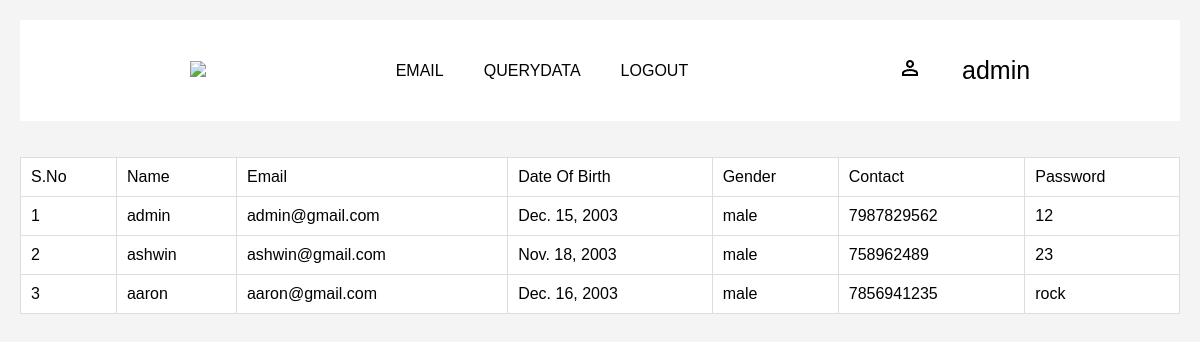
The page /admin_email/ on the database its author committed.
### app/models.py (models this page shows)
class Consumer(models.Model):
    name = models.CharField(max_length=50)
    email = models.CharField(max_length=50)
    contact = models.IntegerField()
    dob = models.DateField()
    gender = models.CharField( max_length=50)
    password = models.CharField( max_length=50)

### app/views.py (the view)
# urls.py: path('admin_email/',views.admin_email,name='admin_email'),
def admin_email(request):
    data=Consumer.objects.get(email='admin@gmail.com')
    name=data.name
    email=data.email
    id=data.id
    dob=data.dob
    contact=data.contact
    gender=data.gender
    password=data.password
    admindata={'name':name,"email":email,"contact":contact,"gender":gender,"password":password,"dob":dob}
    data=Consumer.objects.values()
    return render(request,'email.html',{'admindata':admindata,'alldata':data})

### app/templates/email.html (shortened to what this page needs)
{% extends 'base.html' %}
{% load static %}
{% block content %}
<!DOCTYPE html>
<html lang="en">
<head>
    <link rel="stylesheet" href="{% static 'css/style.css' %}">
</head>
<body>
    <br><br>
    <table border="1">
        <tr>
            <td>S.No</td>
            <td>Name</td>
            <td>Email</td>
            <td>Date Of Birth</td>
            <td>Gender</td>
            <td>Contact</td>
            <td>Password</td>
        </tr>
    {% for i in alldata %}
            <tr>
                <td align='center'>{{forloop.counter}}</td>
                <td>{{i.name}}</td>
                <td>{{i.email}}</td>
                <td>{{i.dob}}</td>
                <td>{{i.gender}}</td>
                <td>{{i.contact}}</td>
                <td>{{i.password}}</td>
            </tr>
        {% endfor %}
</body>
</html>
{% endblock content%}

### app/templates/base.html (shortened to what this page needs)
{% load static %}
<!DOCTYPE html>
<html lang="en">
<head>
    <link rel="stylesheet" href="{% static 'css/nav.css' %}">
</head>
<body>
    <header>
    {% if admindata %}
        <section class="page">
            <div class="nav">
            <ul class="nav1">
                <li><img src="https://skins.minimog.co/cdn/shop/files/ceramic_logo.png?v=1659925094&width=250"></li>
            </ul>
            <ul class="nav2">
                <li><a href="{% url "admin_email" %}">EMAIL</a></li>
                <li><a href="{% url "admin_query" %}">QUERYDATA</a></li>
                <li><a href="{% url "home" %}">LOGOUT</a></li>
            </ul>
            <ul class="nav3">
                <li><a href="{%url 'admin_data' %}"><img src="{% static "image/person_FILL0_wght400_GRAD0_opsz24.png" %}"></a></li>
                <div class="id"><li>{{admindata.name}}</li></div>
            </ul>
        </div>
        </section>
    {% endif %}
</header>
    {% block content %}{% endblock content %}
</body>
</html>

### app/static/css/nav.css (style rules this page uses)
html { overflow-x: hidden; }
* { scroll-behavior: smooth; }
body { padding: 0px; margin: 0px; }
body .page { background-color: white; justify-content: center; }
.nav { position: sticky; top: 0px; background-color: white; }
.nav { display: flex; justify-content: space-evenly; align-items: center; }
.nav .nav1 { list-style: none; }
.nav .nav1 img { width: 125px; }
.nav .nav2 { display: flex; justify-content: space-evenly; list-style: none; }
.nav .nav2 li { padding: 20px; }
.nav .nav2 li a { text-decoration: none; color: black; }
.nav .nav3 { list-style: none; display: flex; justify-content: space-evenly; }
.nav .nav3 li { padding: 20px; align-items: center; }
.nav .nav3 .id { font-size: 25px; }

### app/static/css/style.css (style rules this page uses)
body { font-family: Arial, sans-serif; margin: 20px; padding: 0; background-color: #f4f4f4; }
table { width: 100%; border-collapse: collapse; background-color: #fff; }
td, th { border: 1px solid #ddd; padding: 10px; text-align: left; }

### rows shown on the page
Consumer: name "admin", email "admin@gmail.com", dob "Dec. 15, 2003", gender "male", contact "7987829562", password "12"
Consumer: name "ashwin", email "ashwin@gmail.com", dob "Nov. 18, 2003", gender "male", contact "758962489", password "23"
Consumer: name "aaron", email "aaron@gmail.com", dob "Dec. 16, 2003", gender "male", contact "7856941235", password "rock"
